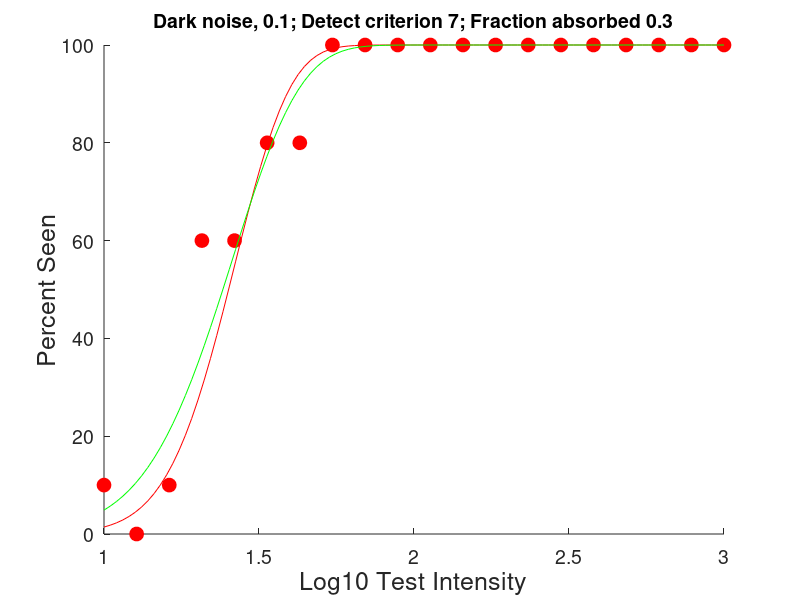

MATLAB code to generate this figure:
function fitEstimates = assignment4
% poissonFOSFitExample
%
% This program demonstrates how to use fmincon to find
% the criterion for detection in a Poisson frequency of
% seeing model, when the fraction absorbed and dark noise
% are known
%
% 10/18/11  dhb  Wrote it.
% 10/18/14 CFA modified for multiple parameter estimates.


%% Clear and close
clear; close all;

%% Define parameters
fractionAbsorbed = .3;
darkNoise = .1;
detectCriterionAbsorbed = 7;
nTrials = 10;
testQuanta = logspace(1,3,20)';
theoryTestQuanta = logspace(1,3,100)';



%% Synthesize data based on the parameters
% First simulate performance
nTests = length(testQuanta);
absorbedQuanta = fractionAbsorbed*testQuanta;
nSee = zeros(size(testQuanta));
for i = 1:nTests
        actualAbsorbed = poissrnd(absorbedQuanta(i)+darkNoise,nTrials,1);
        nSee(i) = length(find(actualAbsorbed > detectCriterionAbsorbed));
end
percentSee = 100*nSee/nTrials;



%% Plot frequency of seeing curve against actual test intensity
% This depends on knowing the fraction absorbed.
figure; clf; hold on
set(gca,'FontName','Helvetica','FontSize',14);
plot(log10(testQuanta),percentSee,'ro','MarkerFaceColor','r','MarkerSize',10);
xlabel('Log10 Test Intensity','FontName','Helvetica','FontSize',18);
ylabel('Percent Seen','FontName','Helvetica','FontSize',18);
title(sprintf('Dark noise, %g; Detect criterion %g; Fraction absorbed %g',darkNoise,detectCriterionAbsorbed,fractionAbsorbed), ...
    'FontName','Helvetica','FontSize',14);



%% Put theoretical FOS curve through the data.  This is done knowing the parameters
% used to produce the simulated data, so it should be right up to effects of simulated
% measurement variability. 
theoryPercentSee = 100*poissonFractionSeen(theoryTestQuanta,detectCriterionAbsorbed,fractionAbsorbed,darkNoise);
plot(log10(theoryTestQuanta),theoryPercentSee,'r');



%% Now fit the FOS curve.  We use Matlab fmincon.  In this example, only
% the criterion is searched for, the variables fractionAbsorbed and darkNoise are
% assumed to be known and are used in the theoretical calculation.

% Standard options set up.  Sometimes one search algorithm works better than another.
% See the fmincon help for some information on what algorithms are available.
%
% Set 'Display' -> 'iter-detailed' to see more printout of what is happening.
options = optimset('fmincon');
options = optimset(options,'Diagnostics','off','Display','off','LargeScale','off','Algorithm','active-set');

% Our parameter is the criterion absorbed.  That is, here we treat the fraction absorbed as known, and also
% assume that the dark noise is zero.
vlb = [0; 0; 0];
vub = [300; 10; .5];
params0 = [20; 1; .2];
fitEstimates = fmincon(@(params)poissonFitErrorFunction(params,testQuanta,percentSee,nTrials),params0,[],[],[],[],vlb,vub,[],options);
fprintf('Criterion estimate: %g (true value: %g)\n',fitEstimates(1),detectCriterionAbsorbed);
fprintf('Fraction absorption estimate: %g (true value: %g)\n',fitEstimates(2),fractionAbsorbed);
fprintf('Dark noise estimate: %g (true value: %g)\n', fitEstimates(3),darkNoise);

%% Add the fit curve to the plot in green.
fitPercentSee = 100*poissonFractionSeen(theoryTestQuanta,fitEstimates(1),fitEstimates(2),fitEstimates(3));
plot(log10(theoryTestQuanta),fitPercentSee,'g');
fileName = sprintf('poissonFitFOS_%g_%g_%g',darkNoise,detectCriterionAbsorbed,fractionAbsorbed);
% if (exist('savefig','file'))
%     savefig(fileName,gcf','pdf');
% else
%     saveas(gcf,fileName,'pdf');
% end


end

% f = poissonFitErrorFunction(criterion,testQuanta,fractionAbsorbed,darkNoise,percentSeen,nTrials)
% 
% The error function is the negative log likelihood of the data.
function f = poissonFitErrorFunction(params,testQuanta,percentSeen,nTrials)

criterion = params(1);
fractionAbsorbed = params(2);
darkNoise = params(3);
% Compute predicted fraction seen for each data point
predictedFractionSeen = poissonFractionSeen(testQuanta,criterion,fractionAbsorbed,darkNoise);
predictedFractionSeen(predictedFractionSeen == 0) = 0.0001;
predictedFractionSeen(predictedFractionSeen == 1) = 0.9999;

% Accumulate log likelihood for the entire data set by adding up the
% log likelihoods for each trial.
logLikelihood = 0;
fractionSeen = percentSeen/100;
numberSeen = round(nTrials*fractionSeen);
numberNotSeen = nTrials-numberSeen;
for i = 1:length(testQuanta)
    for j = 1:numberSeen(i)
        logLikelihood = logLikelihood + log10(predictedFractionSeen(i));
    end
    for j = 1:numberNotSeen(i)
        logLikelihood = logLikelihood + log10(1-predictedFractionSeen(i));
    end
end

% Since high likelihood is good, we take the negative to get the error function
% return value.
f = -logLikelihood;

end

% fractionSeen = poissonFractionSeen(testQuanta,criterion,fractionAbsorbed,darkNoise)
%
% Compute fraction seen under the poisson/criterion model.
%
% Inputs:
%   testQuanta: Vector, averagenumber of test quanta per flash.
%   criterion: Say seen if more than this number are absorbed.
%   fractionAbsorbed: fraction of test quanta that are absorbed and cause an isomerization.
%   darkNoise: number of spontaneous isomerizations per flash.  By this we mean teh
%     number of spontaneous isomerizations that would occur in the dark, in the area of
%     the retina corresponding to a flash over a duration corresponding to that of a flash.
%
% Outputs:
%   fractionSeen: Vector, fraction seen for test intensity specified in vector testQuanta.
%
% Because the predictions of the model are for discrete integer values of the
% criterion (can never absorb fractional photons), need to make them continuous
% by implementing a mixture of two nearest integer criteria, when passed criterion
% is not integer.

function fractionSeen = poissonFractionSeen(testQuanta,criterion,fractionAbsorbed,darkNoise)

criterionFloor = floor(criterion);
criterionCeil = ceil(criterion);
if (criterionFloor == criterionCeil)
    fractionSeen = (1-poisscdf(criterionCeil,fractionAbsorbed*testQuanta+darkNoise));
else
    fractionSeen = (criterion-criterionFloor)*(1-poisscdf(criterionCeil,fractionAbsorbed*testQuanta+darkNoise)) + ...
        (criterionCeil-criterion)*(1-poisscdf(criterionFloor,fractionAbsorbed*testQuanta+darkNoise));
end
end


